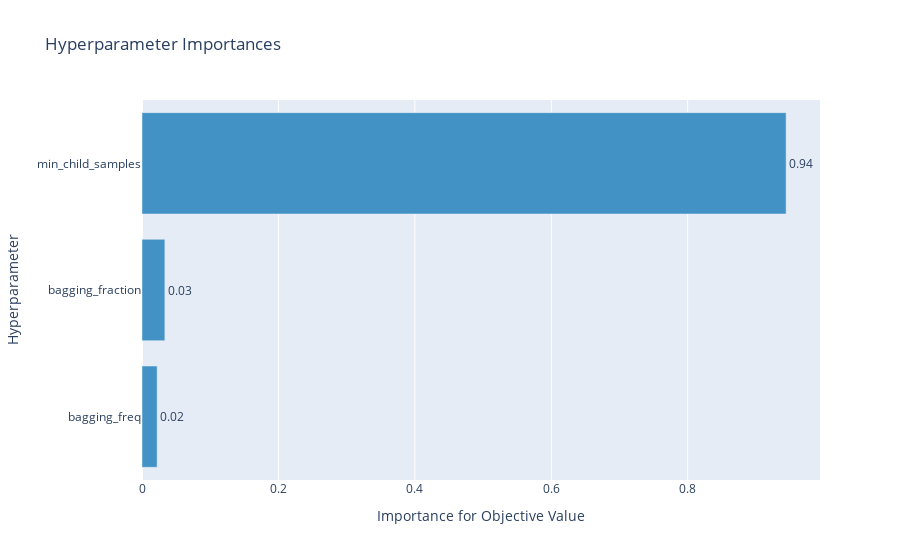

This figure's notebook cell:
### Code cell
plot_param_importances(study)

### Figure 1 — Plotly figure (JSON) as saved in the notebook; plotly's stock layout.template omitted (floating-point values rounded to 4 significant figures)
{"data": [{"cliponaxis": false, "hovertemplate": ["bagging_freq (IntDistribution): 0.022195043935993582<extra></extra>", "bagging_fraction (FloatDistribution): 0.03351638221788806<extra></extra>", "min_child_samples (IntDistribution): 0.9442885738461183<extra></extra>"], "marker": {"color": "rgb(66,146,198)"}, "orientation": "h", "text": ["0.02", "0.03", "0.94"], "textposition": "outside", "type": "bar", "x": [0.0222, 0.03352, 0.9443], "y": ["bagging_freq", "bagging_fraction", "min_child_samples"]}], "layout": {"showlegend": false, "title": {"text": "Hyperparameter Importances"}, "xaxis": {"title": {"text": "Importance for Objective Value"}}, "yaxis": {"title": {"text": "Hyperparameter"}}}}
